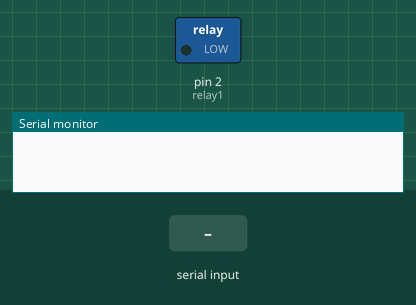
Bench run of a program on a simulated Arduino Nano, built with avr-gcc and run on an emulated ATmega328P. Shown: switched loads named in the program (green lamp = pin HIGH), the last lines printed to the serial monitor. Inputs (shaded band) come from the test bench.

Above: at 1.2 s.
1.3 s: byte 1 (1) received over Serial
At 2.4 s:
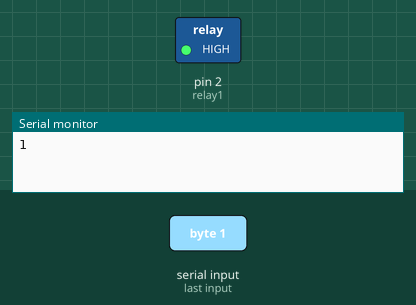
Timing chart, 0 to 4.3 s (numbered marks = the images above; inputs shaded):
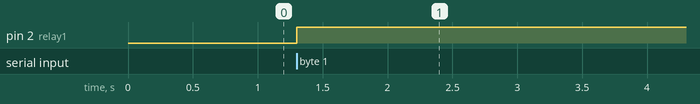

Measured:
- after the input at 1.3 s, pin 2 (relay1): LOW → HIGH at once

The program:

main.cpp
```cpp
// (licence header left out)
#include <Arduino.h>

uint8_t relay1 = 2;

byte serialA;
void setup() {
    Serial.begin(9600);
    pinMode(relay1, OUTPUT);

}

void loop() {
    if (Serial.available() > 0) {
	serialA = (byte) Serial.read();Serial.println(serialA);
    }
    switch (serialA) {
    case 1:
	digitalWrite(relay1, HIGH);
	break;
    case 2:
	digitalWrite(relay1, LOW);
	break;
    case 3:
	delay(100);
	digitalWrite(relay1, HIGH);
	delay(100);
	break;
    case 4:
	digitalWrite(relay1, LOW);
    default:
	break;
    }
}
```
